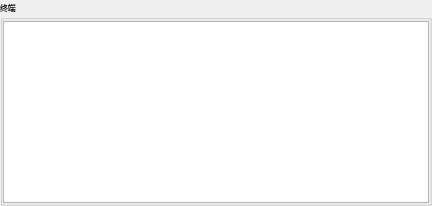
<?xml version="1.0" encoding="UTF-8"?>
<ui version="4.0">
 <class>controlWidget</class>
 <widget class="QGroupBox" name="controlWidget">
  <property name="geometry">
   <rect>
    <x>0</x>
    <y>0</y>
    <width>432</width>
    <height>206</height>
   </rect>
  </property>
  <property name="font">
   <font>
    <family>微软雅黑</family>
    <pointsize>6</pointsize>
   </font>
  </property>
  <property name="windowTitle">
   <string>GroupBox</string>
  </property>
  <property name="title">
   <string>终端</string>
  </property>
  <layout class="QGridLayout" name="gridLayout">
   <property name="leftMargin">
    <number>0</number>
   </property>
   <property name="topMargin">
    <number>3</number>
   </property>
   <property name="rightMargin">
    <number>0</number>
   </property>
   <property name="bottomMargin">
    <number>0</number>
   </property>
   <property name="horizontalSpacing">
    <number>6</number>
   </property>
   <property name="verticalSpacing">
    <number>0</number>
   </property>
   <item row="0" column="0">
    <layout class="QVBoxLayout" name="verticalLayout_11">
     <item>
      <widget class="TextEdit" name="terminal">
       <property name="styleSheet">
        <string notr="true">LineEdit, TextEdit, PlainTextEdit {
    color: black;
    background-color: rgba(0, 0, 0, 0.8);
    border: 1px solid rgba(0, 0, 0, 13);
    border-bottom: 1px solid rgba(0, 0, 0, 100);
    border-radius: 5px;
    /* font: 14px &quot;Segoe UI&quot;, &quot;Microsoft YaHei&quot;; */
    padding: 0px 10px;
    selection-background-color: #00a7b3;
}

TextEdit,
PlainTextEdit {
    padding: 2px 3px 2px 8px;
}

LineEdit:hover, TextEdit:hover, PlainTextEdit:hover {
    background-color: rgba(0, 0, 0, 0.85);
    border: 1px solid rgba(0, 0, 0, 13);
    border-bottom: 1px solid rgba(0, 0, 0, 100);
}

LineEdit:focus {
    border-bottom: 1px solid rgba(0, 0, 0, 13);
    background-color: white;
}

TextEdit:focus,
PlainTextEdit:focus {
    border-bottom: 1px solid #009faa;
    background-color: white;
}

LineEdit:disabled, TextEdit:disabled,
PlainTextEdit:disabled {
    color: rgba(0, 0, 0, 150);
    background-color: rgba(249, 249, 249, 0.3);
    border: 1px solid rgba(0, 0, 0, 13);
    border-bottom: 1px solid rgba(0, 0, 0, 13);
}

#lineEditButton {
    background-color: transparent;
    border-radius: 4px;
    margin: 0;
}

#lineEditButton:hover {
    background-color: rgba(0, 0, 0, 9);
}

#lineEditButton:pressed {
    background-color: rgba(0, 0, 0, 6);
}
</string>
       </property>
       <property name="html">
        <string>&lt;!DOCTYPE HTML PUBLIC &quot;-//W3C//DTD HTML 4.0//EN&quot; &quot;http://www.w3.org/TR/REC-html40/strict.dtd&quot;&gt;
&lt;html&gt;&lt;head&gt;&lt;meta name=&quot;qrichtext&quot; content=&quot;1&quot; /&gt;&lt;style type=&quot;text/css&quot;&gt;
p, li { white-space: pre-wrap; }
&lt;/style&gt;&lt;/head&gt;&lt;body style=&quot; font-family:'Segoe UI','Microsoft YaHei','PingFang SC','SimSun'; font-size:14px; font-weight:400; font-style:normal;&quot;&gt;
&lt;p style=&quot; margin-top:0px; margin-bottom:0px; margin-left:0px; margin-right:0px; -qt-block-indent:0; text-indent:0px;&quot;&gt;&lt;span style=&quot; font-size:6pt; color:#ffffff;&quot;&gt;SADVS -&lt;/span&gt;&lt;/p&gt;&lt;/body&gt;&lt;/html&gt;</string>
       </property>
      </widget>
     </item>
    </layout>
   </item>
  </layout>
 </widget>
 <customwidgets>
  <customwidget>
   <class>TextEdit</class>
   <extends>QTextEdit</extends>
   <header>qfluentwidgets</header>
  </customwidget>
 </customwidgets>
 <resources/>
 <connections/>
</ui>
